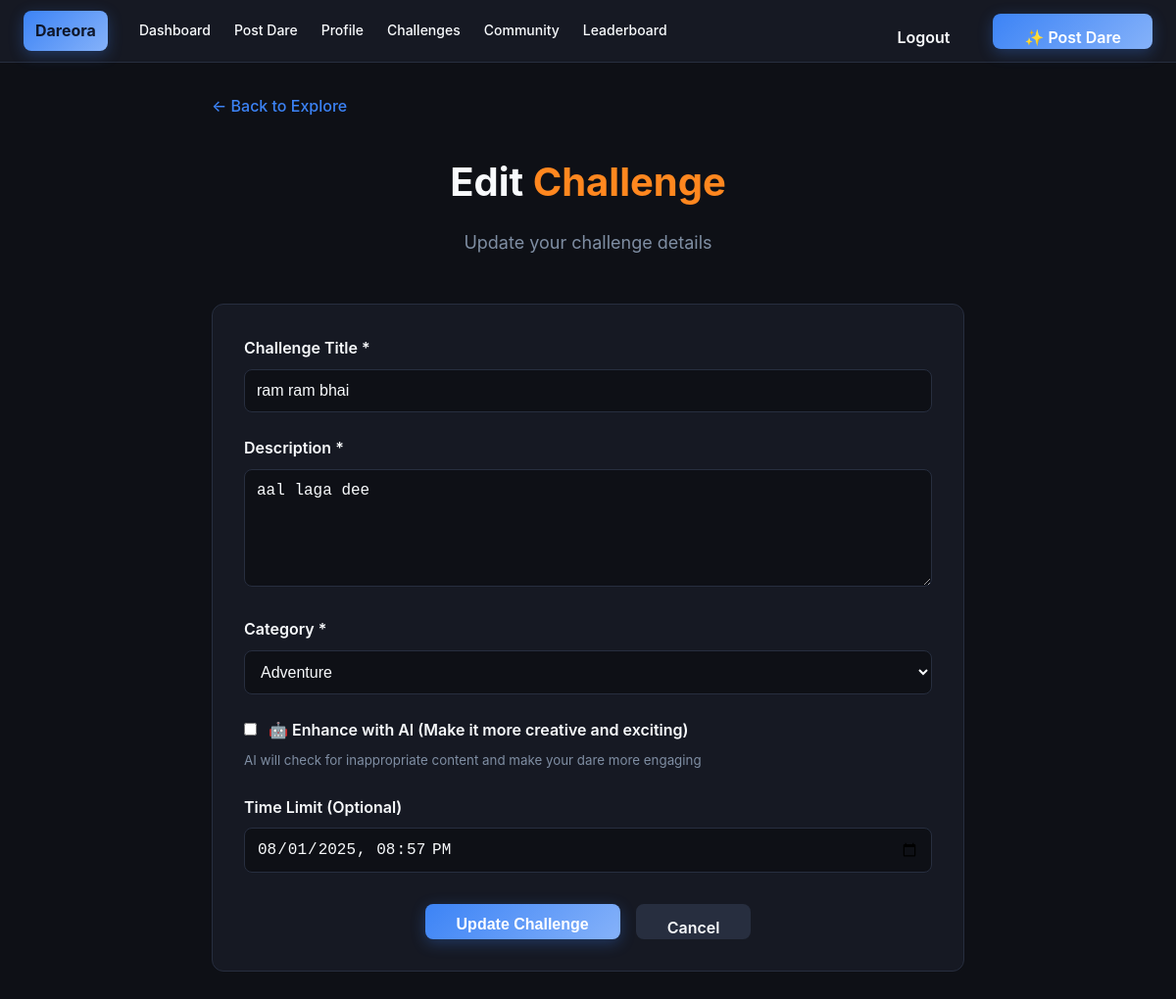
Screenshot of /postdare/post/2/ (signed in) with the database file from the repository.
### postdare/models.py (models this page shows, shortened)
class Dare_project(models.Model):
    user = models.ForeignKey(User, on_delete=models.CASCADE, related_name='dares')
    dare_title = models.CharField(max_length=100)
    description = models.TextField(max_length=500)
    time_limit = models.DateTimeField(blank=True, null=True)
    category = models.CharField(max_length=50)
    difficulty = models.CharField(max_length=10, default='Moderate')
    tags = models.CharField(max_length=200, blank=True, null=True)
    created_at = models.DateTimeField(auto_now_add=True)
    updated_at = models.DateTimeField(auto_now=True)
    is_active = models.BooleanField(default=True)

### postdare/views.py (the view, shortened to what this page needs)
# urls.py: path("postdare/",include("postdare.urls")),
@login_required
def postdare(request, id=None):
    if id:
        dare = get_object_or_404(Dare_project, id=id)
        if dare.user != request.user:
            messages.error(request, "You can only edit your own dares!")
            return redirect("explore")
    else:
        dare = None
    return render(request, "postdare.html", {'dare': dare})

### templates/postdare.html (shortened to what this page needs)
{% extends "base.html" %}
{% block body %}
<div class="container">
    <a href="{% url 'explore' %}" class="back-link">
        ← Back to Explore
    </a>
    <div class="page-header">
        <h1 class="page-title">
            {% if dare %}
            Edit <span class="title-highlight">Challenge</span>
            {% else %}
            Create <span class="title-highlight">Challenge</span>
            {% endif %}
        </h1>
        <p class="page-subtitle">
            {% if dare %}
            Update your challenge details
            {% else %}
            Design an epic challenge for the community
            {% endif %}
        </p>
    </div>
    <div class="form-container">
        <form method="POST" id="dareForm">
            <div class="form-group">
                <label for="dare_title" class="form-label">Challenge Title *</label>
                <input type="text" id="dare_title" name="dare_title" class="form-input"
                    value="{% if dare %}{{ dare.dare_title }}{% endif %}"
                    placeholder="Enter an exciting challenge title" required>
            </div>
            <div class="form-group">
                <label for="description" class="form-label">Description *</label>
                <textarea id="description" name="description" class="form-textarea"
                    placeholder="Describe your challenge in detail..."
                    required>{% if dare %}{{ dare.description }}{% endif %}</textarea>
            </div>
            <div class="form-group">
                <label for="category" class="form-label">Category *</label>
                <select id="category" name="category" class="form-select" required>
                    <option value="adventure" {% if dare.category == 'adventure' %}selected{% endif %}>Adventure</option>
                </select>
            </div>
            <div class="form-group">
                <label class="form-label">
                    <input type="checkbox" name="use_ai" id="use_ai" style="margin-right: 0.5rem;">
                    🤖 Enhance with AI (Make it more creative and exciting)
                </label>
                <small style="color: var(--muted-foreground); display: block; margin-top: 0.25rem;">
                    AI will check for inappropriate content and make your dare more engaging
                </small>
            </div>
            <div class="form-group">
                <label for="time_limit" class="form-label">Time Limit (Optional)</label>
                <input type="datetime-local" id="time_limit" name="time_limit" class="form-input"
                    value="{% if dare.time_limit %}{{ dare.time_limit|date:'Y-m-d\TH:i' }}{% endif %}">
            </div>
            <div class="form-actions">
                <button type="submit" class="btn btn-primary" id="submitBtn">
                    {% if dare %}
                    Update Challenge
                    {% else %}
                    Create Challenge
                    {% endif %}
                </button>
                <a href="{% url 'explore' %}" class="btn btn-secondary">Cancel</a>
            </div>
        </form>
    </div>
</div>
{% endblock %}

### templates/base.html (style rules this page uses)
* { margin: 0; padding: 0; box-sizing: border-box; }
:root { --background: hsl(220, 23%, 7%); --foreground: hsl(210, 40%, 98%); --card: hsl(222, 23%, 11%); --card-foreground: hsl(210, 40%, 98%); --primary: hsl(217, 91%, 60%); --primary-foreground: hsl(222.2, 47.4%, 11.2%); --secondary: hsl(222, 23%, 15%); --secondary-foreground: hsl(210, 40%, 98%); --muted: hsl(222, 23%, 15%); --muted-foreground: hsl(215.4, 16.3%, 56.9%); --border: hsl(222, 23%, 20%); --radius: 0.75rem; }
body { font-family: -apple-system, BlinkMacSystemFont, 'Segoe UI', 'Roboto', 'Oxygen', 'Ubuntu', 'Cantarell', sans-serif; background-color: var(--background); color: var(--foreground); line-height: 1.5; min-height: 100vh; }
.btn { display: inline-flex; align-items: center; justify-content: center; gap: 0.5rem; white-space: nowrap; border-radius: 0.5rem; font-size: 0.875rem; font-weight: 600; border: none; cursor: pointer; transition: all 0.2s; text-decoration: none; padding: 0.5rem 0.75rem; height: 2.25rem; }
.btn-primary { background: linear-gradient(135deg, var(--primary), hsl(217, 91%, 75%)); color: var(--primary-foreground); border: none; box-shadow: 0 4px 15px rgba(59, 130, 246, 0.3); }

### templates/postdare.html (style rules this page uses)
* { margin: 0; padding: 0; box-sizing: border-box; }
:root { --background: hsl(220, 23%, 7%); --foreground: hsl(210, 40%, 98%); --card: hsl(222, 23%, 11%); --primary: hsl(217, 91%, 60%); --border: hsl(222, 23%, 20%); --radius: 0.75rem; --orange: hsl(28, 100%, 56%); --muted-foreground: hsl(215.4, 16.3%, 56.9%); }
body { font-family: -apple-system, BlinkMacSystemFont, 'Segoe UI', 'Roboto', sans-serif; background-color: var(--background); color: var(--foreground); line-height: 1.6; }
.container { max-width: 800px; margin: 0 auto; padding: 2rem 1rem; }
.page-header { text-align: center; margin-bottom: 3rem; }
.page-title { font-size: 2.5rem; font-weight: bold; margin-bottom: 1rem; }
.title-highlight { color: var(--orange); }
.page-subtitle { color: var(--muted-foreground); font-size: 1.125rem; }
.form-container { background-color: var(--card); border: 1px solid var(--border); border-radius: var(--radius); padding: 2rem; margin-bottom: 2rem; }
.form-group { margin-bottom: 1.5rem; }
.form-label { display: block; font-weight: 600; margin-bottom: 0.5rem; color: var(--foreground); }
.form-input, .form-textarea, .form-select { width: 100%; padding: 0.75rem; border: 1px solid var(--border); border-radius: 0.5rem; background-color: var(--background); color: var(--foreground); font-size: 1rem; transition: border-color 0.2s; }
.form-textarea { min-height: 120px; resize: vertical; }
.form-actions { display: flex; gap: 1rem; justify-content: center; margin-top: 2rem; }
.btn { padding: 0.75rem 2rem; border: none; border-radius: 0.5rem; font-weight: 600; font-size: 1rem; cursor: pointer; transition: all 0.2s; text-decoration: none; display: inline-block; text-align: center; }
.btn-primary { background-color: var(--primary); color: white; }
.btn-secondary { background-color: var(--border); color: var(--foreground); }
.back-link { display: inline-flex; align-items: center; color: var(--primary); text-decoration: none; margin-bottom: 2rem; font-weight: 500; }

### rows the page displays
Dare_project: dare_title "ram ram bhai", description "aal laga dee", category "Adventure", time_limit "08/01/2025 20:57"
